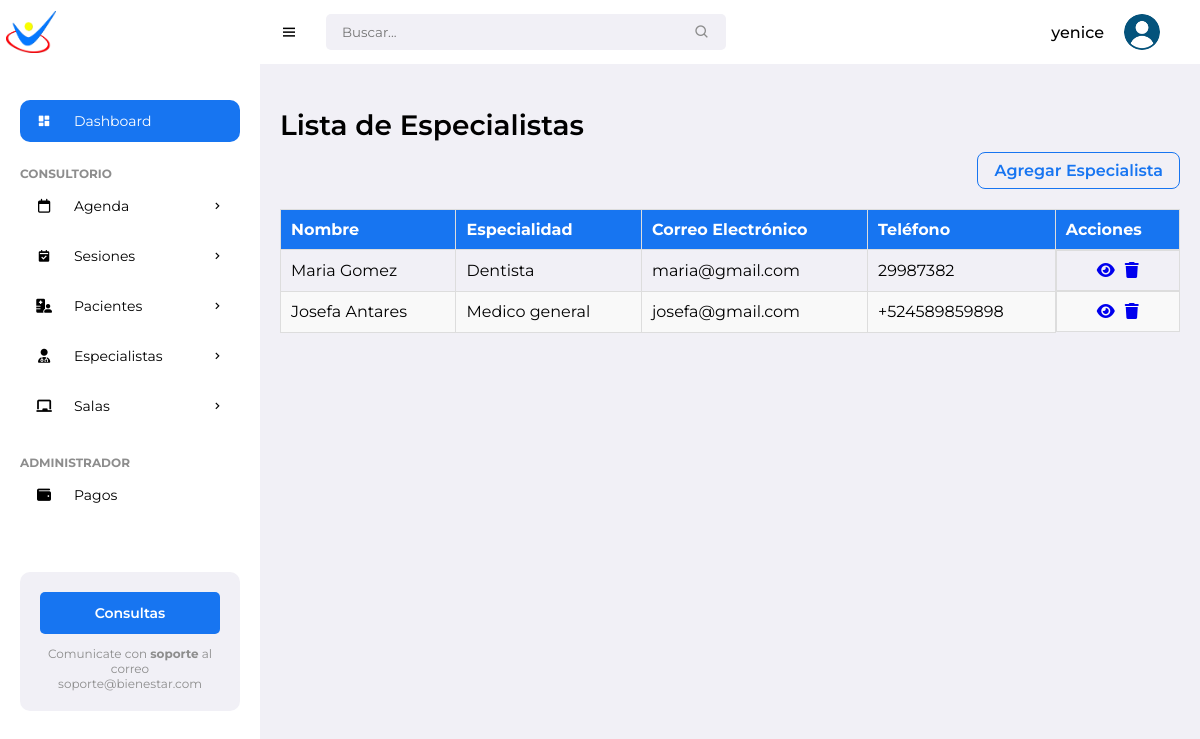
The page /specialists/ (signed in) on the database its author committed.
### pacientes/models.py (models this page shows, shortened)
class Specialist(models.Model):
    ROLES = [
        ('especialista', 'Especialista'),
        ('administrador', 'Administrador'),
    ]
    name = models.CharField(max_length=100)
    surname = models.CharField(max_length=100)
    specialty = models.CharField(max_length=100)
    email = models.EmailField()
    phone = models.CharField(max_length=20)
    dni = models.CharField(max_length=20, unique=True)
    profile_image = models.ImageField(upload_to='specialist_images/', null=True, blank=True)
    role = models.CharField(max_length=20, choices=ROLES, default='especialista')
    password = models.CharField(max_length=128)

### pacientes/views.py (the view)
# urls.py: path('specialists/', views.specialist_list, name='specialist_list'),
@login_required
def specialist_list(request):
    specialists = Specialist.objects.all()
    return render(request, 'pacientes/specialist/specialist_list.html', {'specialists': specialists})

### pacientes/templates/pacientes/specialist/specialist_list.html (shortened to what this page needs)
{% extends "pacientes/base/base.html" %}
{% block content %}
<h1 class="title">Lista de Especialistas</h1>
<div class="list-header">
    <a href="{% url 'new_specialist' %}" class="btn-add">Agregar Especialista</a>
</div>
<div class="specialist-list-container">
    <table id="specialistTable" class="display table">
        <thead>
            <tr>
                <th>Nombre</th>
                <th>Especialidad</th>
                <th>Correo Electrónico</th>
                <th>Teléfono</th>
                <th>Acciones</th>
            </tr>
        </thead>
        <tbody>
            {% for specialist in specialists %}
            <tr>
                <td>{{ specialist.name }} {{ specialist.surname }}</td>
                <td>{{ specialist.specialty }}</td>
                <td>{{ specialist.email }}</td>
                <td>{{ specialist.phone }}</td>
                <td class="actions-tab">
                    <a href="{% url 'view_specialist' specialist.id %}" class="btn btn-info btn-sm">
                        <i class="fas fa-eye"></i>
                    </a>
                    <a href="{% url 'delete_specialist' specialist.id %}" class="btn btn-danger btn-sm">
                        <i class="fas fa-trash"></i>
                    </a>
                </td>
            </tr>
            {% endfor %}
        </tbody>
    </table>
</div>
{% endblock %}

### pacientes/templates/pacientes/base/base.html (shortened to what this page needs)
{% load static %}
<!DOCTYPE html>
<html lang="en">
<head>
	<link href='https://unpkg.com/boxicons@2.0.9/css/boxicons.min.css' rel='stylesheet'>
	<link rel="stylesheet" href="https://cdnjs.cloudflare.com/ajax/libs/font-awesome/6.5.2/css/all.min.css">
	<link rel="stylesheet" href="{% static 'pacientes/css/styles.css' %}">
</head>
<body>
		<section id="sidebar">
			<a href="#" class="brand"><img src="{% static 'pacientes/images/min_logo.png' %}" alt="" style="width: 50px;"></a>
			<ul class="side-menu">
				<li><a href="#" class="active"><i class='bx bxs-dashboard icon' ></i> Dashboard</a></li>
				<li class="divider" data-text="Consultorio"></li>
				<li>
					<a href="{% url 'calendar' %}"><i class="fa-regular fa-calendar icon"></i>Agenda <i class='bx bx-chevron-right icon-right' ></i></a>
				</li>
				<li>
					<a href="{% url 'reservation_list' %}">
						<i class='bx bxs-calendar-check icon'></i> Sesiones
						<i class='bx bx-chevron-right icon-right'></i>
					</a>
				</li>
				<li>
					<a href="#"><i class="fa-solid fa-hospital-user icon"></i> Pacientes <i class='bx bx-chevron-right icon-right' ></i></a>
				</li>
				<li>
					<a href="#">
						<i class="fa-solid fa-user-doctor icon"></i> Especialistas
						<i class='bx bx-chevron-right icon-right'></i>
					</a>
				</li>
				<li>
			<a href="#">
				<i class="fas fa-chalkboard icon"></i> Salas
			<i class='bx bx-chevron-right icon-right'></i>
			</a>
	       </li>
			<li class="divider" data-text="Administrador"></li>
			<li><a href="{% url 'payment_list' %}"><i class="fa-solid fa-wallet icon"></i> Pagos</a></li>
		</ul>
			<div class="ads">
				<div class="wrapper">
					<a href="mailto:soporteit@ingenieriaterra.com.ar" class="btn-upgrade">Consultas</a>
					<p>Comunicate con <span>soporte</span> al correo soporte@bienestar.com</p>
				</div>
			</div>
		</section>
	<section id="content">
		<nav>
			<i class='bx bx-menu toggle-sidebar' ></i>
			<form action="#">
				<div class="form-group">
					<input type="text" placeholder="Buscar...">
					<i class='bx bx-search icon' ></i>
				</div>
			</form>
			<div class="profile">
				<span class="username">{{ user.username }}</span>
				<img src="{% static 'pacientes/images/usuario.png' %}" alt="">
			</div>
		</nav>
		<main>
			  <div class="main-content">
                {% block content %}{% endblock %}
            </div>
		</main>
</body>
</html>

### pacientes/static/pacientes/css/styles.css (style rules this page uses)
* { font-family: 'Montserrat', sans-serif; margin: 0; padding: 0; box-sizing: border-box; }
:root { --grey: #F1F0F6; --dark-grey: #8D8D8D; --light: #fff; --dark: #000; --green: #81D43A; --light-green: #E3FFCB; --blue: #1775F1; --light-blue: #D0E4FF; --dark-blue: #0C5FCD; --red: #FC3B56; }
html { overflow-x: hidden; }
body { background: var(--grey); overflow-x: hidden; }
a { text-decoration: none; }
h1 { color: #000; }
li { list-style: none; }
#sidebar { position: fixed; max-width: 260px; width: 100%; background: var(--light); top: 0; left: 0; height: 100%; overflow-y: auto; scrollbar-width: none; transition: all .3s ease; z-index: 200; }
#sidebar .brand { font-size: 24px; display: flex; align-items: center; height: 64px; font-weight: 700; color: var(--blue); position: sticky; top: 0; left: 0; z-index: 100; background: var(--light); transition: all .3s ease; padding: 0 6px; }
#sidebar .icon { min-width: 48px; display: flex; justify-content: center; align-items: center; margin-right: 6px; }
#sidebar .icon-right { margin-left: auto; transition: all .3s ease; }
#sidebar .side-menu { margin: 36px 0; padding: 0 20px; transition: all .3s ease; }
#sidebar .side-menu a { display: flex; align-items: center; font-size: 14px; color: var(--dark); padding: 12px 16px 12px 0; transition: all .3s ease; border-radius: 10px; margin: 4px 0; white-space: nowrap; }
#sidebar .side-menu > li > a.active, #sidebar .side-menu > li > a.active:hover { background: var(--blue); color: var(--light); }
#sidebar .divider { margin-top: 24px; font-size: 12px; text-transform: uppercase; font-weight: 700; color: var(--dark-grey); transition: all .3s ease; white-space: nowrap; }
#sidebar .ads { width: 100%; padding: 20px; }
#sidebar .ads .wrapper { background: var(--grey); padding: 20px; border-radius: 10px; }
#sidebar .btn-upgrade { font-size: 14px; display: flex; justify-content: center; align-items: center; padding: 12px 0; color: var(--light); background: var(--blue); transition: all .3s ease; border-radius: 5px; font-weight: 600; margin-bottom: 12px; }
#sidebar .ads .wrapper p { font-size: 12px; color: var(--dark-grey); text-align: center; }
#sidebar .ads .wrapper p span { font-weight: 700; }
#content { position: relative; width: calc(100% - 260px); left: 260px; transition: all .3s ease; }
nav { background: var(--light); height: 64px; padding: 0 20px; display: flex; align-items: center; grid-gap: 28px; position: sticky; top: 0; left: 0; z-index: 100; }
nav .toggle-sidebar { font-size: 18px; cursor: pointer; }
nav form { max-width: 400px; width: 100%; margin-right: auto; }
nav .form-group { position: relative; }
nav .form-group input { width: 100%; background: var(--grey); border-radius: 5px; border: none; outline: none; padding: 10px 36px 10px 16px; transition: all .3s ease; }
nav .form-group .icon { position: absolute; top: 50%; transform: translateY(-50%); right: 16px; color: var(--dark-grey); }
nav .profile { position: relative; display: flex; align-items: center; margin-right: 20px; grid-gap: 10px; }
nav .profile img { width: 36px; height: 36px; border-radius: 50%; object-fit: cover; cursor: pointer; }
nav .profile .username { font-size: 16px; font-weight: 500; color: var(--dark); margin-right: 10px; }
main { width: 100%; padding: 24px 20px 20px 20px; }
main .title { font-size: 28px; font-weight: 600; margin-bottom: 10px; }
table { width: 100%; border-collapse: collapse; margin-top: 20px; }
th, td { border: 1px solid #dddddd; padding: 10px; text-align: left; white-space: nowrap; overflow: hidden; text-overflow: ellipsis; }
th { background-color: var(--blue); color: var(--light); }
tr:nth-child(even) { background-color: #f9f9f9; }
.actions-tab { display: flex; justify-content: center; gap: 10px; }
.list-header { display: flex; justify-content: flex-end; margin-bottom: 20px; }
.btn-add { display: inline-flex; align-items: center; padding: 8px 16px; background: transparent; color: var(--blue); font-size: 16px; font-weight: 600; border: 1px solid var(--blue); border-radius: 8px; cursor: pointer; transition: color 0.3s, background-color 0.3s; text-decoration: none; gap: 8px; }

### rows shown on the page
Specialist: name "Maria", surname "Gomez", specialty "Dentista", email "maria@gmail.com", phone "29987382"
Specialist: name "Josefa", surname "Antares", specialty "Medico general", email "josefa@gmail.com", phone "+524589859898"

### other values the page prints
{{ user.username }} "yenice"
